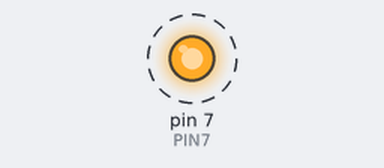
Bench run of a sketch on a simulated Arduino Uno, built with avr-gcc and run on an emulated ATmega328P. On the bench: output pins drawn as LEDs (lit = HIGH). Dashed ring = blinking.

Above: at 0.5 s.
Timing chart, 0 to 4.6 s (numbered marks = the images above):
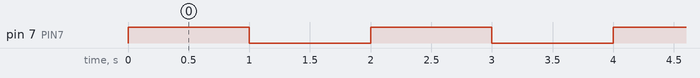

The sketch:

04_example_5.ino
```cpp
#define PIN7 7

void setup() {
  // put your setup code here, to run once:
  pinMode(PIN7,OUTPUT);
}

void loop() {
  // put your main code here, to run repeatedly:
  digitalWrite(PIN7,HIGH);
  delay(1000);
  digitalWrite(PIN7,LOW);
  delay(1000);
}
```

Measured:
- by itself, pin 7 (PIN7): alternates HIGH for 1.0 s and LOW for 1.0 s
